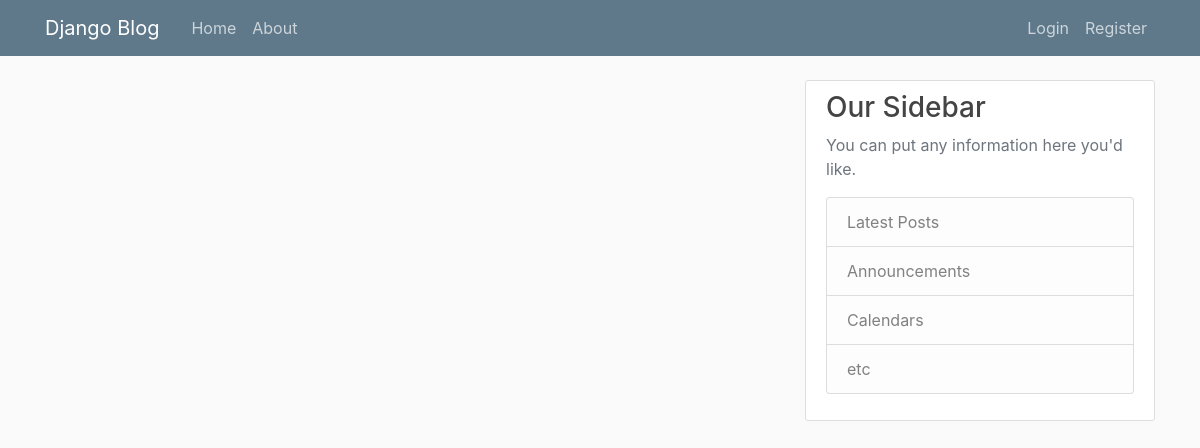
Before: / with the older database file.
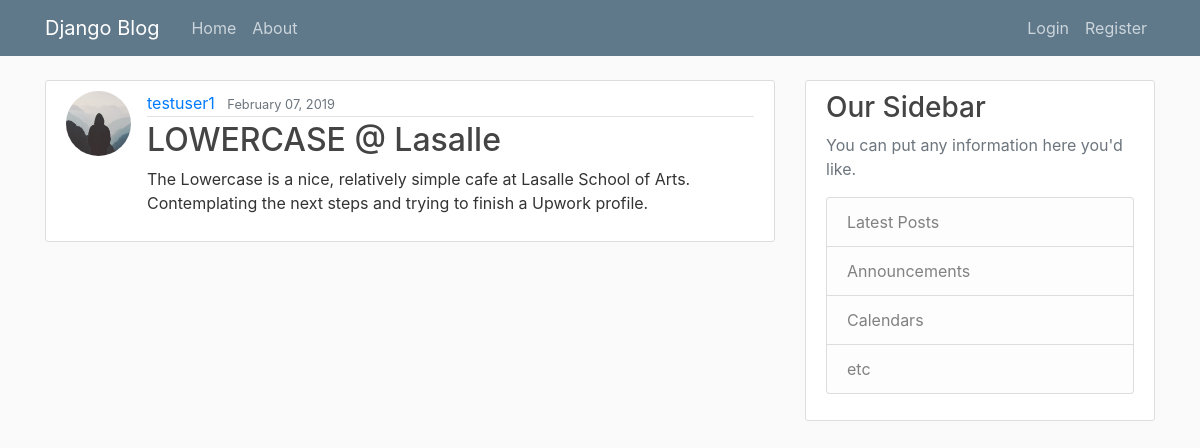
After: the same page with the newer database file.
### templates_corey_schafer/models.py (models this page shows, shortened)
class Post(models.Model):
    title = models.CharField(max_length=100)
    content = models.TextField()
    date_posted = models.DateTimeField(default=timezone.now)
    author = models.ForeignKey(User, on_delete=models.CASCADE)

### users/models.py (models this page shows, shortened)
class Profile(models.Model):
    user = models.OneToOneField(User, on_delete=models.CASCADE)
    image = models.ImageField(default='default.jpg', upload_to='profile_pics')

### templates_corey_schafer/views.py (the view)
# urls.py: path('', views.home, name='templates-home'),
def home(request):
    context = {
        'posts': Post.objects.all()
    }
    return render(request, 'templates_corey_schafer/home.html', context)

### templates_corey_schafer/templates/templates_corey_schafer/home.html
{% extends "templates_corey_schafer/base.html" %}
{% block content %}
    {% for post in posts %}
    <article class="media content-section">
        <img class="rounded-circle article-img" src="{{ post.author.profile.image.url }}">
        <div class="media-body">
            <div class="article-metadata">
              <a class="mr-2" href="#">{{ post.author }}</a>
              <small class="text-muted">{{ post.date_posted | date:"F d, Y" }}</small>
            </div>
            <h2><a class="article-title" href="{% url 'corey_schafer:post-detail' post.pk %}">{{ post.title }}</a></h2>
            <p class="article-content">{{ post.content }}</p>
        </div>
    </article>
    {% endfor %}
{% endblock content %}

### templates_corey_schafer/templates/templates_corey_schafer/base.html (shortened to what this page needs)
{% load static %}
<!DOCTYPE html>
<html>
<head>
    <link rel="stylesheet" href="https://maxcdn.bootstrapcdn.com/bootstrap/4.0.0/css/bootstrap.min.css">
    <link rel="stylesheet" type="text/css" href="{% static 'templates_corey_schafer/main.css' %}">
</head>
<body>
    <header class="site-header">
        <nav class="navbar navbar-expand-md navbar-dark bg-steel fixed-top">
            <div class="container">
              <a class="navbar-brand mr-4" href="/">Django Blog</a>
                <div class="collapse navbar-collapse" id="navbarToggle">
                    <div class="navbar-nav mr-auto">
                      <a class="nav-item nav-link" href="/">Home</a>
                      <a class="nav-item nav-link" href="/about">About</a>
                    </div>
                    <div class="navbar-nav">
                      {% if user.is_authenticated %}
                        <a class="nav-item nav-link" href="{% url 'profile' %}">Profile</a>
                        <a class="nav-item nav-link" href="{% url 'logout' %}">Logout</a>
                      {% else %}
                        <a class="nav-item nav-link" href="{% url 'login' %}">Login</a>
                        <a class="nav-item nav-link" href="{% url 'register' %}">Register</a>
                      {% endif %}
                    </div>
                </div>
            </div>
        </nav>
    </header>
    <main role="main" class="container">
        <div class="row">
            <div class="col-md-8">
              {% block content %}{% endblock %}
            </div>
            <div class="col-md-4">
              <div class="content-section">
                <h3>Our Sidebar</h3>
                <p class='text-muted'>You can put any information here you'd like.
                  <ul class="list-group">
                    <li class="list-group-item list-group-item-light">Latest Posts</li>
                    <li class="list-group-item list-group-item-light">Announcements</li>
                    <li class="list-group-item list-group-item-light">Calendars</li>
                    <li class="list-group-item list-group-item-light">etc</li>
                  </ul>
                </p>
              </div>
            </div>
        </div>
    </main>
</body>
</html>

### templates_corey_schafer/static/templates_corey_schafer/main.css (style rules this page uses)
body { background: #fafafa; color: #333333; margin-top: 5rem; }
h1, h2, h3, h4, h5, h6 { color: #444444; }
ul { margin: 0; }
.bg-steel { background-color: #5f788a; }
.site-header .navbar-nav .nav-link { color: #cbd5db; }
.content-section { background: #ffffff; padding: 10px 20px; border: 1px solid #dddddd; border-radius: 3px; margin-bottom: 20px; }
.article-title { color: #444444; }
.article-content { white-space: pre-line; }
.article-img { height: 65px; width: 65px; margin-right: 16px; }
.article-metadata { padding-bottom: 1px; margin-bottom: 4px; border-bottom: 1px solid #e3e3e3 }

Changed rows visible on the page:
added Post: author.profile.image (placeholder picture), author "testuser1", date_posted "February 07, 2019", title "LOWERCASE @ Lasalle", content "The Lowercase is a nice, relatively simple cafe at Lasalle School of Arts. Contemplating the next steps and trying to finish a Upwork profile."
